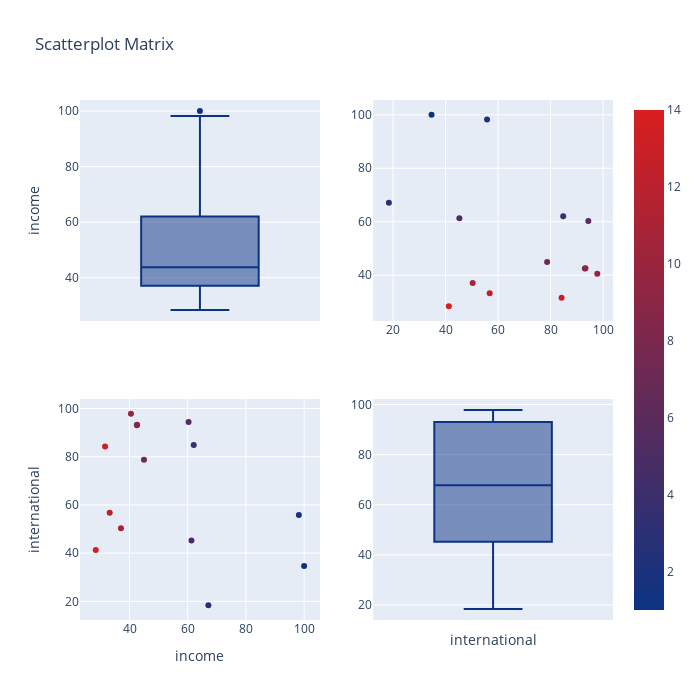

The notebook cell this image was saved under:
### Code cell
# import figure factory
import plotly.figure_factory as ff
# prepare data

df1['index']= np.arange(1, len(df)+1) # ajout d'une colonne index pour avoir la nuance des couleurs à droite du graphe 
print(df)
# scatter matrix
fig = ff.create_scatterplotmatrix(df1, diag='box',index = 'index',colormap='Portland',colormap_type='cat',height=700, width=700)
iplot(fig)

### Figure 1 — Plotly figure (JSON) as saved in the notebook; plotly's stock layout.template omitted (floating-point values rounded to 4 significant figures)
{"data": [{"marker": {"color": "rgb(12, 51, 131)"}, "showlegend": false, "type": "box", "xaxis": "x", "y": [100, 98.2, 67.1, 62.07, 61.29, 60.3, 44.98, 42.6, 42.53, 40.5, 37.07, 33.2, 31.6, 28.4], "yaxis": "y"}, {"marker": {"color": [1, 2, 3, 4, 5, 6, 7, 8, 9, 10, 11, 12, 13, 14], "colorscale": [[0, "rgb(12, 51, 131)"], [1, "rgb(217, 30, 30)"]], "showscale": true, "size": 6}, "mode": "markers", "showlegend": false, "type": "scatter", "x": [34.65, 55.8, 18.4, 84.83, 45.25, 94.4, 78.69, 93.3, 93.07, 97.8, 50.33, 56.8, 84.2, 41.25], "xaxis": "x2", "y": [100, 98.2, 67.1, 62.07, 61.29, 60.3, 44.98, 42.6, 42.53, 40.5, 37.07, 33.2, 31.6, 28.4], "yaxis": "y2"}, {"marker": {"color": [1, 2, 3, 4, 5, 6, 7, 8, 9, 10, 11, 12, 13, 14], "colorscale": [[0, "rgb(12, 51, 131)"], [1, "rgb(217, 30, 30)"]], "showscale": false, "size": 6}, "mode": "markers", "showlegend": false, "type": "scatter", "x": [100, 98.2, 67.1, 62.07, 61.29, 60.3, 44.98, 42.6, 42.53, 40.5, 37.07, 33.2, 31.6, 28.4], "xaxis": "x3", "y": [34.65, 55.8, 18.4, 84.83, 45.25, 94.4, 78.69, 93.3, 93.07, 97.8, 50.33, 56.8, 84.2, 41.25], "yaxis": "y3"}, {"marker": {"color": "rgb(12, 51, 131)"}, "showlegend": false, "type": "box", "xaxis": "x4", "y": [34.65, 55.8, 18.4, 84.83, 45.25, 94.4, 78.69, 93.3, 93.07, 97.8, 50.33, 56.8, 84.2, 41.25], "yaxis": "y4"}], "layout": {"height": 700, "showlegend": true, "title": {"text": "Scatterplot Matrix"}, "width": 700, "xaxis": {"anchor": "y", "domain": [0, 0.45], "showticklabels": false}, "xaxis2": {"anchor": "y2", "domain": [0.55, 1]}, "xaxis3": {"anchor": "y3", "domain": [0, 0.45], "title": {"text": "income"}}, "xaxis4": {"anchor": "y4", "domain": [0.55, 1], "showticklabels": false, "title": {"text": "international"}}, "yaxis": {"anchor": "x", "domain": [0.575, 1], "title": {"text": "income"}}, "yaxis2": {"anchor": "x2", "domain": [0.575, 1]}, "yaxis3": {"anchor": "x3", "domain": [0, 0.425], "title": {"text": "international"}}, "yaxis4": {"anchor": "x4", "domain": [0, 0.425]}}}
